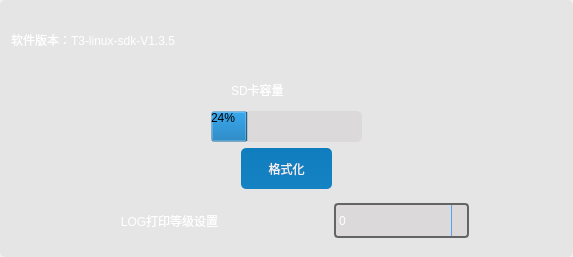
<?xml version="1.0" encoding="UTF-8"?>
<ui version="4.0">
 <class>About</class>
 <widget class="QDialog" name="About">
  <property name="geometry">
   <rect>
    <x>0</x>
    <y>0</y>
    <width>573</width>
    <height>257</height>
   </rect>
  </property>
  <property name="windowTitle">
   <string>Dialog</string>
  </property>
  <property name="styleSheet">
   <string notr="true">border-radius:5px;
background-color:rgb(86, 76, 75,20);</string>
  </property>
  <layout class="QGridLayout" name="gridLayout_3">
   <item row="0" column="0">
    <widget class="QLabel" name="softerwareVersion">
     <property name="minimumSize">
      <size>
       <width>531</width>
       <height>41</height>
      </size>
     </property>
     <property name="maximumSize">
      <size>
       <width>531</width>
       <height>41</height>
      </size>
     </property>
     <property name="styleSheet">
      <string notr="true">font: 75 10pt &quot;微软雅黑&quot;;
font: 63 18pt &quot;Ubuntu&quot;;
background-color:rgb(86, 76, 75,0);
color:rgb(255,255,255)</string>
     </property>
     <property name="text">
      <string>软件版本：T3-linux-sdk-V1.3.5</string>
     </property>
    </widget>
   </item>
   <item row="1" column="0">
    <layout class="QGridLayout" name="gridLayout">
     <item row="0" column="0">
      <layout class="QHBoxLayout" name="horizontalLayout_2">
       <item>
        <spacer name="horizontalSpacer">
         <property name="orientation">
          <enum>Qt::Horizontal</enum>
         </property>
         <property name="sizeHint" stdset="0">
          <size>
           <width>40</width>
           <height>20</height>
          </size>
         </property>
        </spacer>
       </item>
       <item>
        <widget class="QLabel" name="label">
         <property name="minimumSize">
          <size>
           <width>111</width>
           <height>31</height>
          </size>
         </property>
         <property name="maximumSize">
          <size>
           <width>111</width>
           <height>31</height>
          </size>
         </property>
         <property name="styleSheet">
          <string notr="true">font: 63 14pt &quot;Ubuntu&quot;;
color:rgb(255,255,255);
background-color:rgb(86, 76, 75,0);</string>
         </property>
         <property name="text">
          <string>SD卡容量</string>
         </property>
        </widget>
       </item>
       <item>
        <spacer name="horizontalSpacer_2">
         <property name="orientation">
          <enum>Qt::Horizontal</enum>
         </property>
         <property name="sizeHint" stdset="0">
          <size>
           <width>40</width>
           <height>20</height>
          </size>
         </property>
        </spacer>
       </item>
      </layout>
     </item>
     <item row="1" column="0">
      <layout class="QHBoxLayout" name="horizontalLayout_3">
       <item>
        <spacer name="horizontalSpacer_5">
         <property name="orientation">
          <enum>Qt::Horizontal</enum>
         </property>
         <property name="sizeHint" stdset="0">
          <size>
           <width>40</width>
           <height>20</height>
          </size>
         </property>
        </spacer>
       </item>
       <item>
        <widget class="QProgressBar" name="ROM_usage">
         <property name="minimumSize">
          <size>
           <width>151</width>
           <height>31</height>
          </size>
         </property>
         <property name="maximumSize">
          <size>
           <width>151</width>
           <height>31</height>
          </size>
         </property>
         <property name="styleSheet">
          <string notr="true">border: 2px solid gray;
border-radius: 5px;
background-color: #FFFFFF;
   border-radius: 5px;
   text-align: center;
chunk {
   background-color: #05B8CC;
   width: 20px;
}
color:rgb(255,255,255)</string>
         </property>
         <property name="value">
          <number>24</number>
         </property>
        </widget>
       </item>
       <item>
        <spacer name="horizontalSpacer_6">
         <property name="orientation">
          <enum>Qt::Horizontal</enum>
         </property>
         <property name="sizeHint" stdset="0">
          <size>
           <width>40</width>
           <height>20</height>
          </size>
         </property>
        </spacer>
       </item>
      </layout>
     </item>
     <item row="2" column="0">
      <layout class="QHBoxLayout" name="horizontalLayout">
       <item>
        <spacer name="horizontalSpacer_3">
         <property name="orientation">
          <enum>Qt::Horizontal</enum>
         </property>
         <property name="sizeHint" stdset="0">
          <size>
           <width>40</width>
           <height>20</height>
          </size>
         </property>
        </spacer>
       </item>
       <item>
        <widget class="QPushButton" name="formatButton">
         <property name="minimumSize">
          <size>
           <width>91</width>
           <height>41</height>
          </size>
         </property>
         <property name="maximumSize">
          <size>
           <width>91</width>
           <height>41</height>
          </size>
         </property>
         <property name="styleSheet">
          <string notr="true">QPushButton{
	border-style: none;
	border: 0px;
	color: #F0F0F0;
	padding: 5px;	
	border-radius:5px;
	background: qlineargradient(spread:pad, x1:0, y1:0, x2:0, y2:1, stop:0 #0F7DBE, stop:1 #1582C3); 
}

.QPushButton[focusPolicy=&quot;0&quot;] {
	border-style: none;
	border: 0px;
	color: #F0F0F0;
	padding: 0px;	
	border-radius:3px;
	background: qlineargradient(spread:pad, x1:0, y1:0, x2:0, y2:1, stop:0 #0F7DBE, stop:1 #1582C3); 
}

.QPushButton:hover{ 
	background: qlineargradient(spread:pad, x1:0, y1:0, x2:0, y2:1, stop:0 #50A3F0, stop:1 #489CEA);
}

.QPushButton:pressed{ 
	background: qlineargradient(spread:pad, x1:0, y1:0, x2:0, y2:1, stop:0 #0F7DBE, stop:1 #1582C3);
}</string>
         </property>
         <property name="text">
          <string>格式化</string>
         </property>
         <property name="flat">
          <bool>false</bool>
         </property>
        </widget>
       </item>
       <item>
        <spacer name="horizontalSpacer_4">
         <property name="orientation">
          <enum>Qt::Horizontal</enum>
         </property>
         <property name="sizeHint" stdset="0">
          <size>
           <width>40</width>
           <height>20</height>
          </size>
         </property>
        </spacer>
       </item>
      </layout>
     </item>
    </layout>
   </item>
   <item row="2" column="0">
    <layout class="QGridLayout" name="gridLayout_2">
     <item row="0" column="0">
      <widget class="QLabel" name="logLevelLabel">
       <property name="minimumSize">
        <size>
         <width>135</width>
         <height>35</height>
        </size>
       </property>
       <property name="maximumSize">
        <size>
         <width>135</width>
         <height>35</height>
        </size>
       </property>
       <property name="styleSheet">
        <string notr="true">color:rgb(255,255,255);
background-color:rgb(86, 76, 75,0);</string>
       </property>
       <property name="text">
        <string>LOG打印等级设置</string>
       </property>
       <property name="alignment">
        <set>Qt::AlignCenter</set>
       </property>
      </widget>
     </item>
     <item row="0" column="1">
      <widget class="QComboBox" name="logLevelComboBox">
       <property name="minimumSize">
        <size>
         <width>135</width>
         <height>35</height>
        </size>
       </property>
       <property name="maximumSize">
        <size>
         <width>135</width>
         <height>35</height>
        </size>
       </property>
       <property name="layoutDirection">
        <enum>Qt::LeftToRight</enum>
       </property>
       <property name="styleSheet">
        <string notr="true">QComboBox::drop-down {
	subcontrol-origin: padding;
	subcontrol-position: top right;
	width: 15px; 
	border-left-width: 1px;
	border-left-style: solid;
	border-top-right-radius: 3px;
	border-bottom-right-radius: 3px;
	border-left-color: #50A3F0;
}

QComboBox::down-arrow {
	border-image: url(:/icon/arrowdown.png); 
}
QComboBox{border: 2px solid rgb(100, 100, 100);
text-align: center;
text-color:rgb(255,255,255); 
border-radius: 4px; 
color:rgb(255,255,255);
}
</string>
       </property>
       <item>
        <property name="text">
         <string>0</string>
        </property>
       </item>
       <item>
        <property name="text">
         <string>1</string>
        </property>
       </item>
       <item>
        <property name="text">
         <string>2</string>
        </property>
       </item>
       <item>
        <property name="text">
         <string>3</string>
        </property>
       </item>
       <item>
        <property name="text">
         <string>4</string>
        </property>
       </item>
       <item>
        <property name="text">
         <string>5</string>
        </property>
       </item>
       <item>
        <property name="text">
         <string>6</string>
        </property>
       </item>
      </widget>
     </item>
    </layout>
   </item>
  </layout>
 </widget>
 <resources/>
 <connections/>
</ui>
